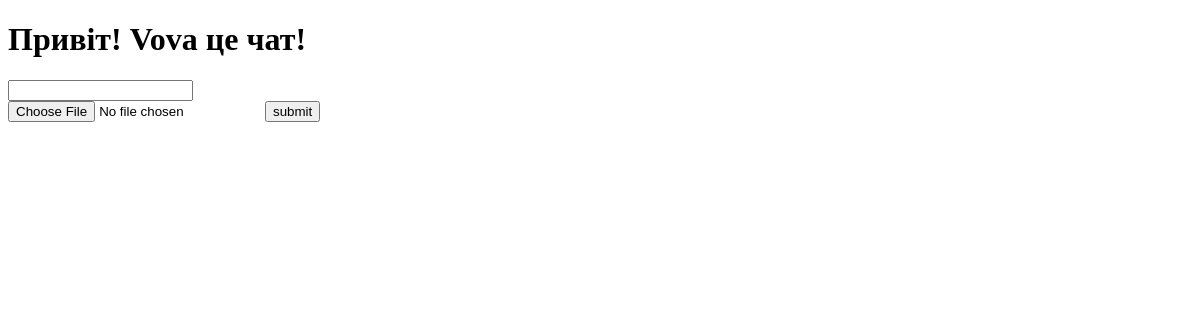
The page /chat/3 (signed in) on the database as committed earlier.
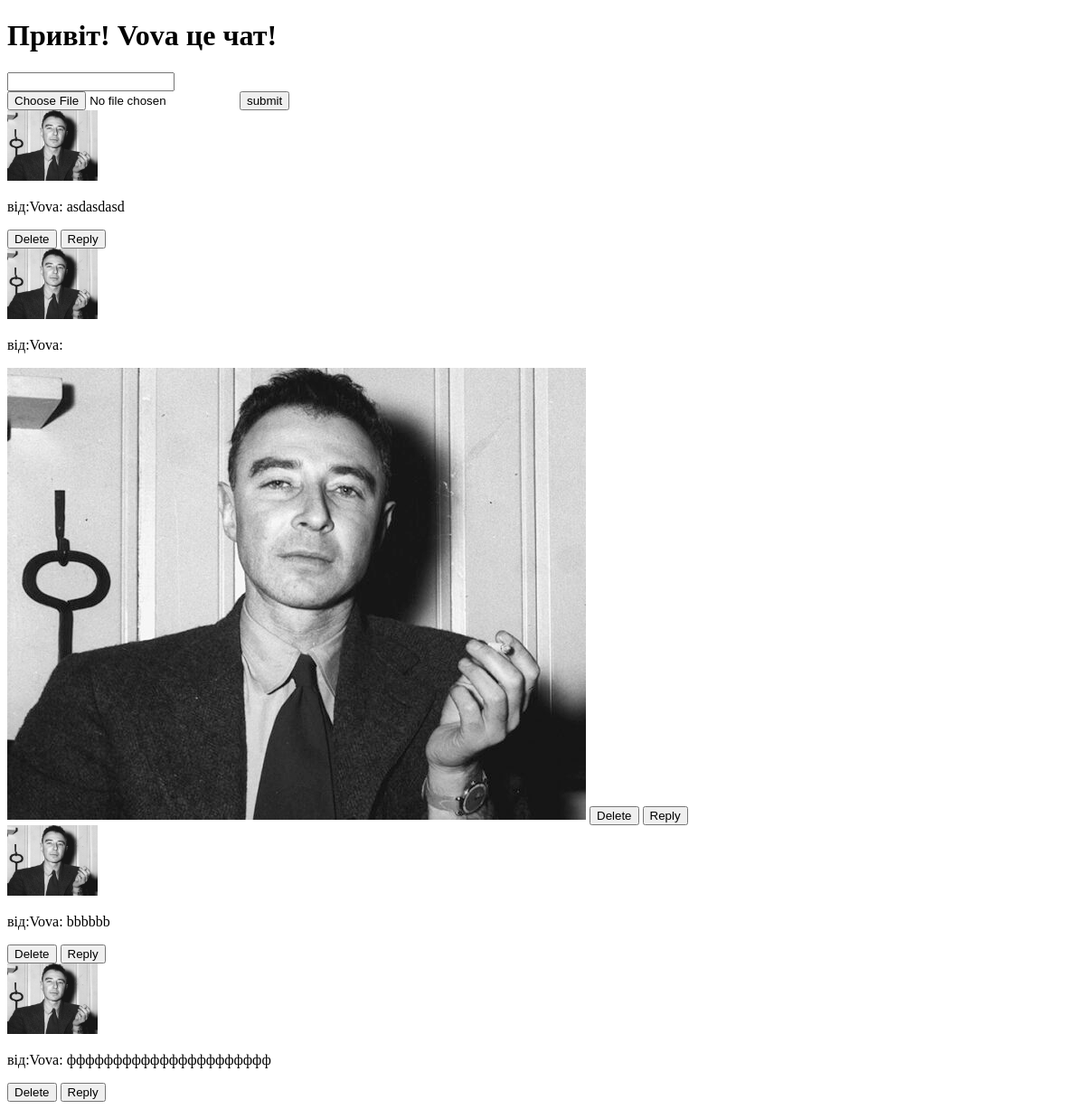
The same page on the database as committed later.
### RegLog/models.py (models this page shows)
class CustomUser(AbstractUser):
    picture = models.ImageField('Аватарка', upload_to='profile_pictures')
    objects = CustomUserManager()

### chat/models.py (models this page shows, shortened)
class Messages(models.Model):
    chat = models.ForeignKey(Chat, on_delete=models.CASCADE)
    message = models.TextField('Повідомлення', null=True)
    time = models.DateTimeField(auto_now_add=True, verbose_name='Час відправки:')
    created_by = models.ForeignKey(get_user_model(), on_delete=models.CASCADE)
    reply = models.ForeignKey('self', on_delete=models.CASCADE, null=True, blank=True)
    picture = models.ImageField('Картинка повідомлення', upload_to=image_upload_path, null=True, blank=True)

### chat/views.py (the view)
# urls.py: path('<int:another_user_id>', views.ChatPage, name='ChatId'),
def ChatPage(request, another_user_id):
    user = request.user  # ось в request і так зберігається інфа про те, хто ми
    another_user = get_user_by_id(another_user_id)
    friends = get_user_friend(user, another_user)
    if not friends:
        return redirect('home')
    chat = get_chat(friends)
    context = {
        'All_Messages': get_chat_messages(chat),
        'room_name_json': mark_safe(json.dumps(chat.get_name_room()))
    }
    return render(request, 'chat/ChatHTML.html', context)

### RegLog/selectors/users.py (called while the page is built)
def get_user_by_id(user_id):
    return CustomUser.objects.filter(id=user_id).first()

### RegLog/serives/friends.py (called while the page is built)
def switch_users(first_user, second_user):
    if second_user.id < first_user.id:
        first_user, second_user = second_user, first_user
    return first_user, second_user

def get_user_friend(first_user, second_user):
    first_user, second_user = switch_users(first_user, second_user)
    return Friends.objects.filter(first_user=first_user, second_user=second_user).first()

### chat/models.py (called while the page is built)
    def get_name_room(self):
        return f'{self.friends.first_user.id}_{self.friends.second_user.id}'

### chat/selectors/chat.py (called while the page is built)
def get_chat(friends):
    chat, is_created = Chat.objects.get_or_create(friends=friends)
    return chat

### chat/selectors/message.py (called while the page is built)
def get_chat_messages(chat):
    return Messages.objects.filter(chat=chat).order_by("time")

### chat/templates/chat/ChatHTML.html (shortened to what this page needs)
{% load static %}
<!DOCTYPE html>
<html lang="en">
<head>
    <link rel="stylesheet" href="{% static 'Chat/css/ChatCSS.css' %}">
</head>
<body>
    <h1>Привіт! {{ user.username }} це чат!</h1>
    <div id="messageContainer">
        <form method="POST" action="" id="form" data-isreply="no">
            <input type="text" name="message" id="form1">
        </form>
        <form id="photo_form" enctype="multipart/form-data">
            <input type="file" id="photoInput">
            <button type="submit">submit</button>
        </form>
    </div>
    <div id="messages">
        {% for i in All_Messages %}
            {% if not i.reply and not i.picture %}
                <div class="message" data-id="{{ i.id }}" data-message="{{ i.message }}">
                    <img src="{{ i.created_by.picture.url }}" class="profile_pictures">
                    <p>від:{{ i.created_by }}: {{ i.message }}</p>
                    <button class="message__delete">Delete</button>
                    <button class="message__reply">Reply</button>
                </div>
            {% elif i.picture %}
                <div class="message" data-id="{{ i.id }}" data-message="{{ i.message }}">
                    <img src="{{ i.created_by.picture.url }}" class="profile_pictures">
                    <p>від:{{ i.created_by }}: </p>
                    <img src="{{ i.picture.url }}">
                    <button class="message__delete">Delete</button>
                    <button class="message__reply">Reply</button>
                </div>
            {% endif %}
        {% endfor %}
    </div>
</body>
</html>

### chat/static/chat/css/ChatCSS.css (style rules this page uses)
.profile_pictures { max-width: 100px; max-height: 100px; }

Rows that differ between the two databases and show on the page:
added Messages: created_by.picture (picture), created_by "Vova", message "asdasdasd"
added Messages: created_by.picture (picture), created_by "Vova", picture (picture)
added Messages: created_by.picture (picture), created_by "Vova", message "bbbbbb"
added Messages: created_by.picture (picture), created_by "Vova", message "фффффффффффффффффффффф"
